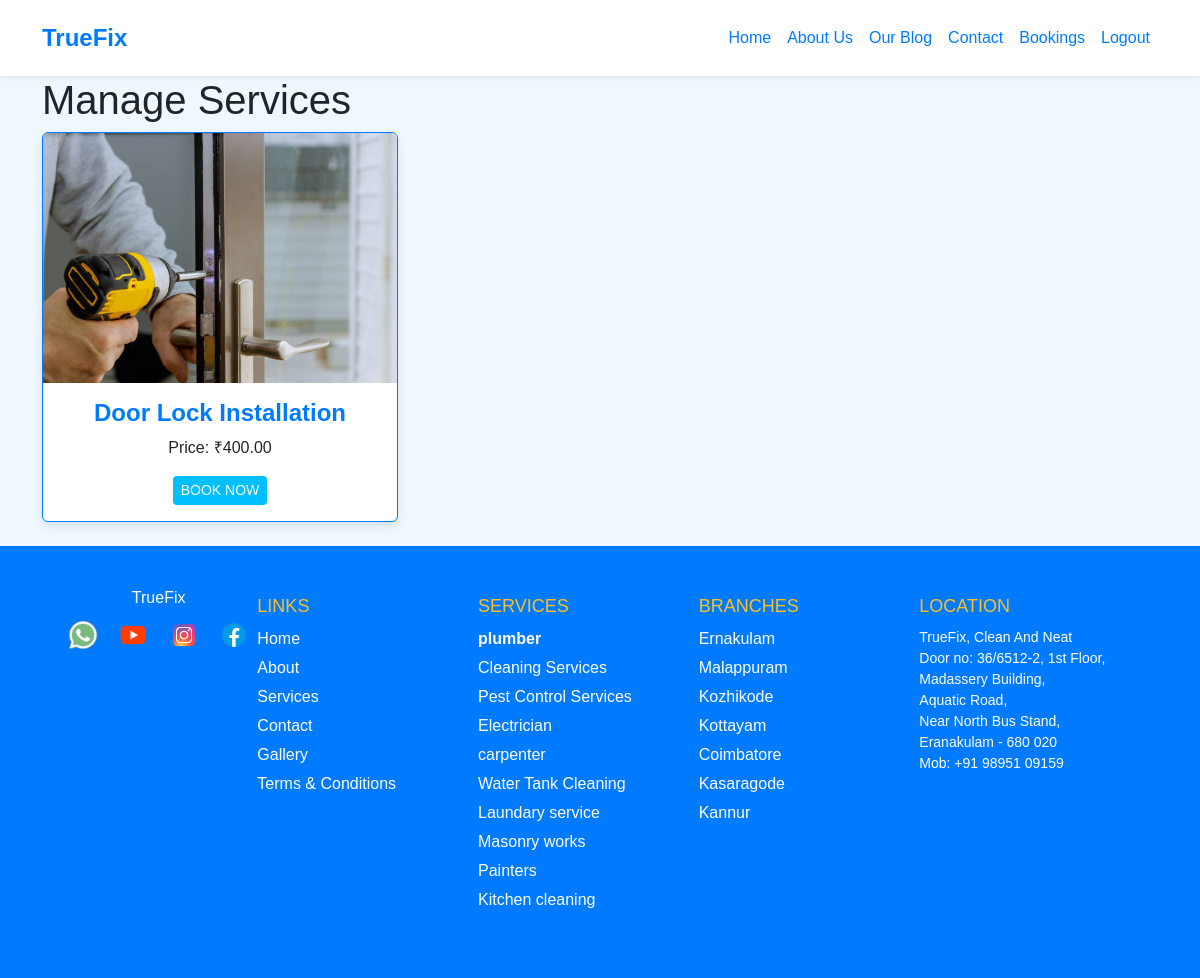
The page /view_service/7 on the database its author committed.
### app/models.py (models this page shows, shortened)
class Service(models.Model):
    category = models.ForeignKey(Category, on_delete=models.CASCADE)
    name = models.CharField(max_length=200)
    description = models.TextField()
    price = models.DecimalField(max_digits=10, decimal_places=2)
    image = models.ImageField(upload_to='services/',null=True)
    is_available = models.BooleanField(default=True)

### app/views.py (the view)
# urls.py: path('view_service/<pid>',views.view_service),
def view_service(req,pid):
    cat=Category.objects.get(pk=pid)
    print(cat)
    service=Service.objects.filter(category=cat)
    return render(req,'user/view_service.html',{'service':service})

### templates/user/view_service.html (shortened to what this page needs)
<!DOCTYPE html>
<html lang="en">
<head>
    {% load static %}
    <link href="https://cdn.jsdelivr.net/npm/bootstrap@5.3.3/dist/css/bootstrap.min.css" rel="stylesheet">
</head>
<body>
    <nav class="navbar navbar-expand-lg navbar-light bg-white shadow-sm">
        <div class="container">
            <a class="navbar-brand" href="../">TrueFix</a>
            <div class="collapse navbar-collapse" id="navbarNav">
                <ul class="navbar-nav ms-auto">
                    <li class="nav-item"><a class="nav-link" href="../">Home</a></li>
                    <li class="nav-item"><a class="nav-link" href="../about">About Us</a></li>
                    <li class="nav-item"><a class="nav-link" href="../blog">Our Blog</a></li>
                    <li class="nav-item"><a class="nav-link" href="../contact">Contact</a></li>
                    <li class="nav-item"><a class="nav-link" href="../bookings">Bookings</a></li>
                    <li class="nav-item"><a class="nav-link" href="../logout">Logout</a></li>
                </ul>
            </div>
        </div>
    </nav>
  <div class="container">
    <h1>Manage Services</h1>
    <div class="row">
        {% for s in service %}
        <div class="col-lg-4 col-md-6 mb-4">
            <div class="card">
                <img class="card-img-top" src="{{ s.image.url }}" alt="Service Image" style="height: 250px; object-fit: cover;">
                <div class="card-body text-center">
                    <h4 class="card-title">{{ s.name }}</h4>
                    <p class="card-text">Price:  ₹{{ s.price }}</p>
                    <a href="{% url 'buy_now' s.pk %}" class="btn btn-edit btn-sm">BOOK NOW</a>
                </div>
            </div>
        </div>
        {% endfor %}
    </div>
</div>
<footer>
    <div class="footer-container">
        <div class="footer-logo">
            TrueFix
            <div class="social-icons">
                <img src="{% static 'images/whatsapp.png' %}" alt="WhatsApp">
                <img src="{% static 'images/youtube.png' %}" alt="Instagram">
                <img src="{% static 'images/instagram.png' %}" alt="Facebook">
                <img src="{% static 'images/facebook.png' %}" alt="YouTube">
            </div>
        </div>
        <div class="footer-column">
            <h3>LINKS</h3>
            <ul>
                <li><a href="#">Home</a></li>
                <li><a href="#">About</a></li>
                <li><a href="#">Services</a></li>
                <li><a href="#">Contact</a></li>
                <li><a href="#">Gallery</a></li>
                <li><a href="#">Terms & Conditions</a></li>
            </ul>
        </div>
        <div class="footer-column">
            <h3>SERVICES</h3>
            <ul>
                <li><a href="#"><strong>plumber</strong></a></li>
                <li><a href="#">Cleaning Services</a></li>
                <li><a href="#">Pest Control Services</a></li>
                <li><a href="#">Electrician</a></li>
                <li><a href="#">carpenter</a></li>
                <li><a href="#">Water Tank Cleaning</a></li>
                <li><a href="#">Laundary service</a></li>
                <li><a href="#">Masonry works</a></li>
                <li><a href="#">Painters</a></li>
                <li><a href="#">Kitchen cleaning</a></li>
            </ul>
        </div>
        <div class="footer-column">
            <h3>BRANCHES</h3>
            <ul>
                <li>Ernakulam</li>
                <li>Malappuram</li>
                <li>Kozhikode</li>
                <li>Kottayam</li>
                <li>Coimbatore</li>
                <li>Kasaragode</li>
                <li>Kannur</li>
            </ul>
        </div>
        <div class="footer-column">
            <h3>LOCATION</h3>
            <p>
                TrueFix, Clean And Neat<br>
                Door no: 36/6512-2, 1st Floor,<br>
                Madassery Building,<br>
                Aquatic Road,<br>
                Near North Bus Stand,<br>
                Eranakulam - 680 020<br>
                Mob: +91 98951 09159
            </p>
        </div>
    </div>
</footer>
</body>
</html>

### templates/user/view_service.html (style rules this page uses)
body { background-color: #f0f8ff; font-family: Arial, sans-serif; }
.navbar { background-color: white !important; padding: 15px 0; box-shadow: 0px 4px 10px rgba(0, 0, 0, 0.1); }
.navbar .navbar-brand { font-size: 1.5rem; font-weight: bold; color: #007bff; }
.navbar .nav-link { color: #007bff; font-weight: 500; transition: color 0.3s ease-in-out; }
.card { border: 1px solid #007bff; transition: transform 0.3s ease-in-out; box-shadow: 0px 4px 10px rgba(0, 0, 0, 0.1); }
.card-title { color: #007bff; font-weight: bold; }
.btn-edit { background-color: #00bfff !important; border: none; color: white; }
footer { background-color: #007bff; color: white; padding: 40px 60px; }
.footer-container { display: flex; justify-content: space-between; flex-wrap: wrap; }
.footer-logo { display: flex; flex-direction: column; align-items: center; }
.footer-logo img { width: 150px; }
.social-icons { margin-top: 10px; }
.social-icons img { width: 30px; margin: 0 8px; cursor: pointer; }
.footer-column { flex: 1; min-width: 200px; margin: 10px 0; }
.footer-column h3 { font-size: 18px; color: #fbbf24; margin-bottom: 10px; }
.footer-column ul { list-style: none; padding: 0; }
.footer-column ul li { margin-bottom: 5px; }
.footer-column ul li a { text-decoration: none; color: white; }
.footer-column p { font-size: 14px; line-height: 1.5; }

### rows shown on the page
Service: image (picture), name "Door Lock Installation", price "400.00"
